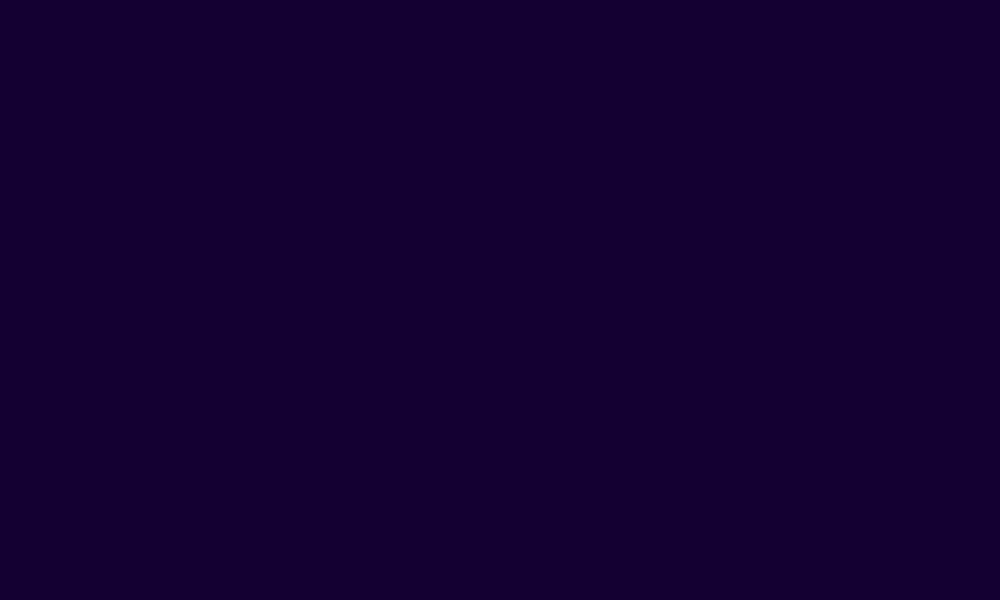
Frame 1 (no input)
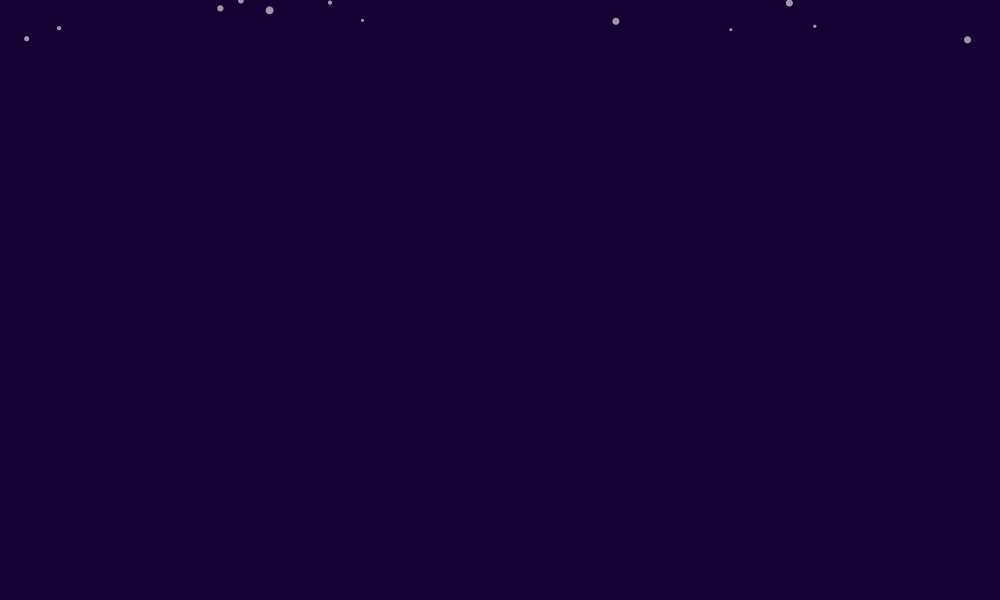
Frame 60 (the mouse pressed at the canvas centre just before this capture)
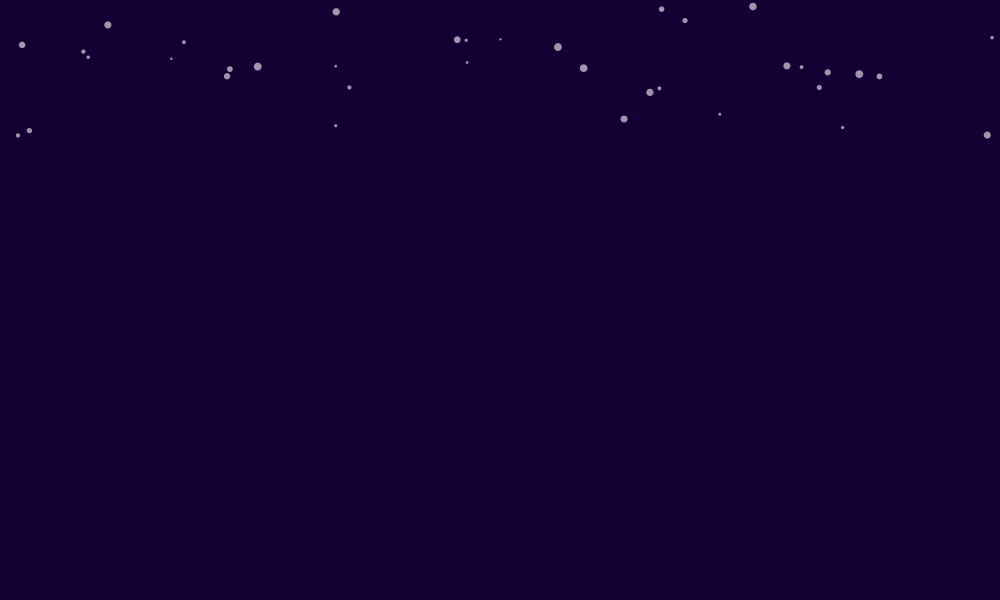
Frame 120 (the mouse held since frame 60 and released just before this capture)

The Processing sketch that drew these frames (run headless with seeded random() and noise(); from frame 60 on, the mouse is pressed at the canvas centre):

// Processing sketch: Snowflakes
// ── Snowflakes.pde

int count = 200;
PVector[] loc = new PVector[count];
PVector[] vel = new PVector[count];
PVector[] acc = new PVector[count];
float[] sz = new float[count];

void setup() {
  size(1000, 600);
  for ( int i=0; i<count; i++) {
    sz[i] = random(2, 8);    
    loc[i] = new PVector(random(width), random(-height, -sz[i]/2));    
    vel[i] = new PVector(0, random(1));
    acc[i] = new PVector(0, .01);
  }
  noStroke();
  fill(255, 150);
}
void draw() {
  background(20, 0, 50);
  for (int i = 0; i < count; i++) {

    vel[i].add(acc[i]);
    loc[i].add(vel[i]);
    vel[i].limit(2);

    ellipse(loc[i].x, loc[i].y, sz[i], sz[i]);

    acc[i].x = random(-.1, .1);

    if (loc[i].y - sz[i]/2 > height) {
      loc[i].set(random(width), random(-height, -sz[i]/2));
      vel[i].set(0, 1);
    }
  }
}
